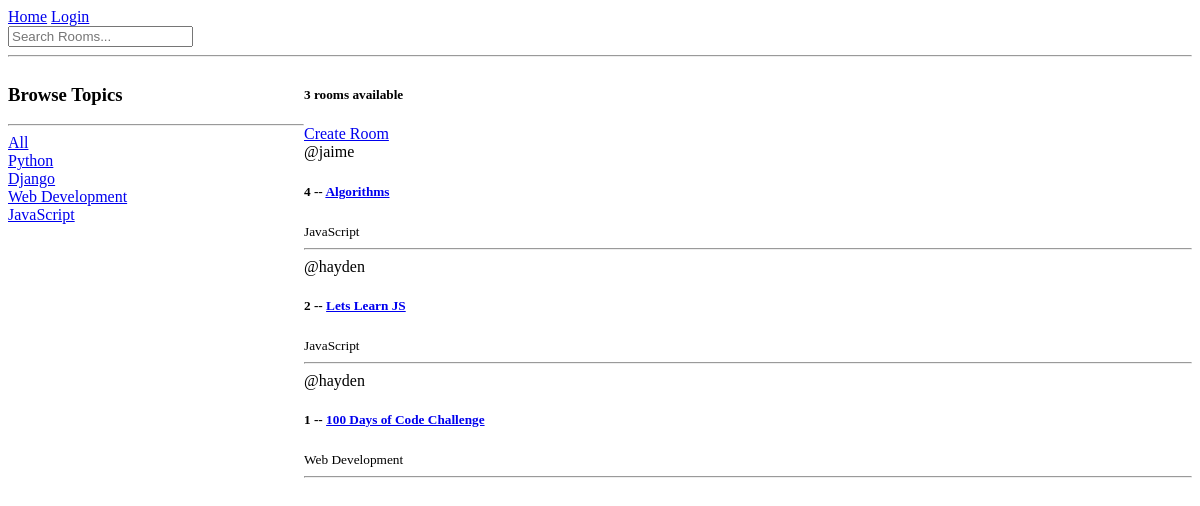
Before: / with the older database file.
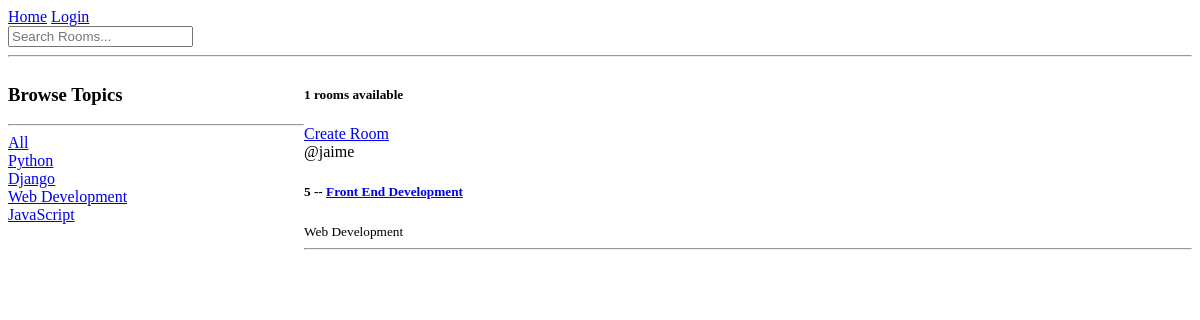
After: the same page with the newer database file.
### base/models.py (models this page shows, shortened)
class Topic(models.Model):
  name = models.CharField(max_length=200)

class Room(models.Model):
  host = models.ForeignKey(User, on_delete=models.SET_NULL, null=True)
  topic = models.ForeignKey(Topic, on_delete=models.SET_NULL, null=True)
  name = models.CharField(max_length=200)
  description = models.TextField(null=True, blank=True)
  updated = models.DateTimeField(auto_now=True)
  created = models.DateTimeField(auto_now_add=True)
  class Meta:
    ordering = ['-updated', '-created']

### base/views.py (the view)
# urls.py: path('', views.home, name="home"),
def home(req):
  q = req.GET.get('q') if req.GET.get('q') != None else ''
  rooms = Room.objects.filter(
    Q(topic__name__icontains=q) |
    Q(name__icontains=q) |
    Q(description__icontains=q)
  )
  topics = Topic.objects.all()
  room_count = rooms.count()
  context = {'rooms': rooms, 'topics': topics, 'room_count': room_count}
  return render(req, 'base/home.html', context)

### base/templates/base/home.html (shortened to what this page needs)
{% extends 'main.html' %} {% block content %}
<div class="home-container">
  <div>
    <h3>Browse Topics</h3>
    <hr />
    <div>
      <a href="{% url 'home' %}">All</a>
    </div>
    {% for topic in topics %}
    <div>
      <a href="{% url 'home' %}?q={{topic.name}}">{{topic.name}}</a>
    </div>
    {% endfor %}
  </div>
  <div>
    <h5>{{room_count}} rooms available</h5>
    <a href="{% url 'create-room' %}">Create Room</a>
    <div>
      {% for room in rooms %}
      <div>
        <span>@{{room.host.username}}</span>
        <h5>
          {{room.id}} -- <a href="{% url 'room' room.id%}">{{room.name}}</a>
        </h5>
        <small>{{room.topic.name}}</small>
        <hr />
      </div>
      {% endfor %}
    </div>
  </div>
</div>
{% endblock content %}

### templates/main.html (shortened to what this page needs)
<!DOCTYPE html>
<html lang="en">
  <head>
  </head>
  <body>
    {% include 'navbar.html' %}
{% block content %} {% endblock %}
  </body>
</html>

### templates/navbar.html
<a href="/""> Home</a>
{% if request.user.is_authenticated %}
  <p>Hello {{user}}</p>
  <a href="{% url 'logout' %}">Logout</a>
{% else %}
  <a href="{% url 'login' %}">Login</a>
{% endif %}
<form method="GET" action="{% url 'home' %}">
  <input type="text" name="q" placeholder="Search Rooms..."/>
</form>
<hr />

### base/templates/base/home.html (style rules this page uses)
.home-container { display: grid; grid-template-columns: 1fr 3fr; }

Changed rows visible on the page:
removed Room: host.username "jaime", id "4", name "Algorithms", topic.name "JavaScript"
removed Room: host.username "hayden", id "2", name "Lets Learn JS", topic.name "JavaScript"
removed Room: host.username "hayden", id "1", name "100 Days of Code Challenge", topic.name "Web Development"
added Room: host.username "jaime", id "5", name "Front End Development", topic.name "Web Development"
Other visible differences:
{{ room_count }}: "3" → "1"
